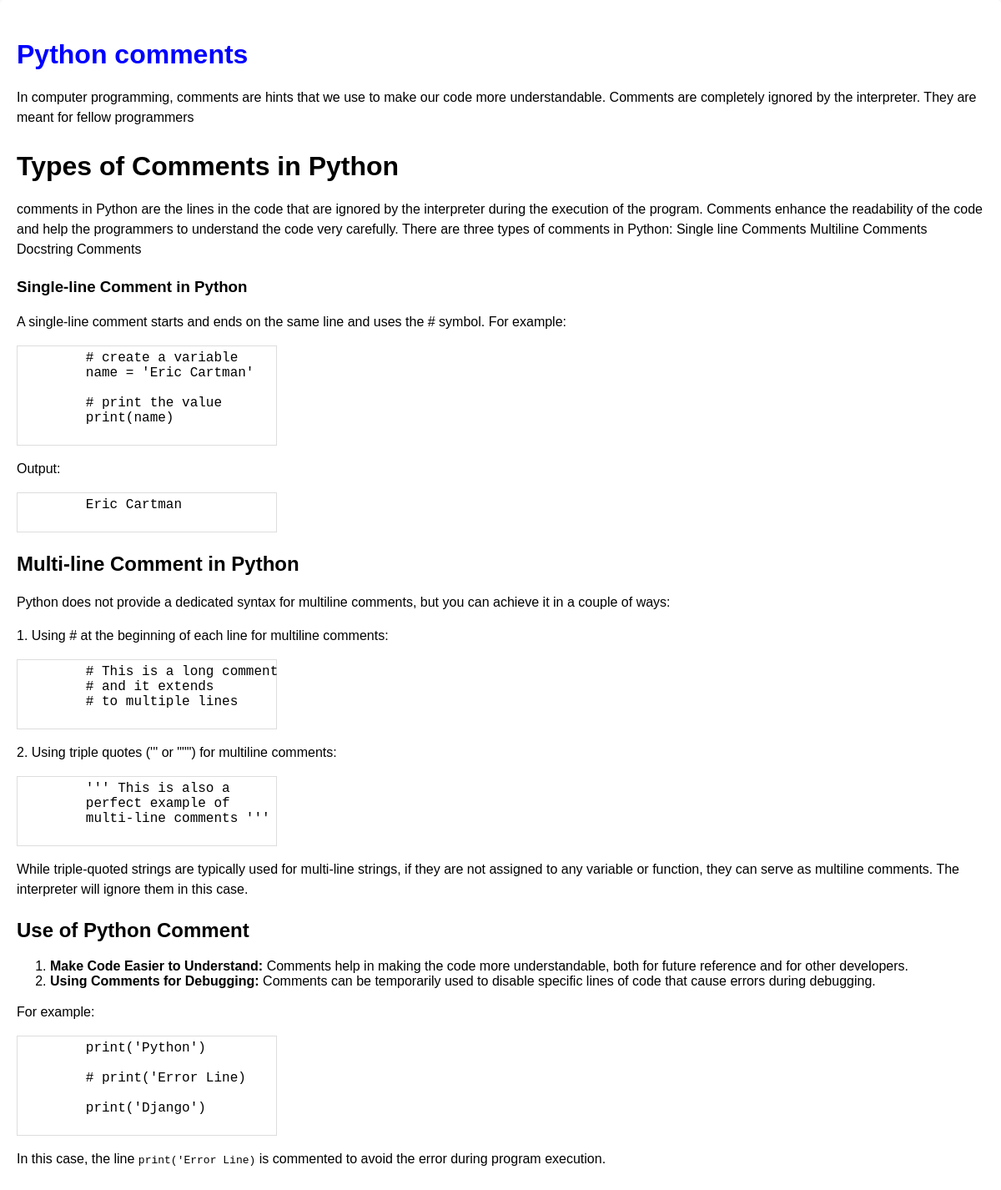
The app's page /members/details/4/ with its own data.
### members/models.py (models this page shows)
class Member(models.Model):
    topic_name = models.CharField(max_length=555)
    description = models.CharField(max_length=1500, default="Your default description here")

### members/views.py (the view)
# urls.py: path('members/details/<int:id>/', views.details, name='details'),
def details(request, id):
    template_mapping = {
        1: 'intro.html',
        7: 'datatype.html',
        6: 'type.html',
        2: 'variable.html',
        3: 'constant.html',
        4: 'comments.html',
        5: 'datatype.html',
        8: 'inputoutput.html',
    }
    template_name = template_mapping.get(id, 'details.html')
    mymember = get_object_or_404(Member, id=id)
    return render(request, template_name, {'mymember': mymember})

### members/templates/comments.html (shortened to what this page needs)
{%load static%}
<!DOCTYPE html>
<html lang="en">
<head>
    <link rel="stylesheet"  href="{% static 'css/comment.css' %}">
</head>
<body>
    <div id="content">
        {% block content %}
        <h1 style="color: blue;">{{ mymember.topic_name }}</h1>
        <p>{{ mymember.description }}</p>
        <h1>Types of Comments in Python</h1>
<p>comments in Python are the lines in the code that are ignored by the interpreter during the execution of the program. Comments enhance the readability of the code and help the programmers to understand the code very carefully.
    There are three types of comments in Python:
    Single line Comments
    Multiline Comments
    Docstring Comments
</p>
    <h3>Single-line Comment in Python</h3>
    <p>A single-line comment starts and ends on the same line and uses the # symbol. For example:</p>
    <pre>
        # create a variable
        name = 'Eric Cartman'
        # print the value
        print(name)
    </pre>
    <p>Output:</p>
    <pre>
        Eric Cartman
    </pre>
    <h2>Multi-line Comment in Python</h2>
    <p>Python does not provide a dedicated syntax for multiline comments, but you can achieve it in a couple of ways:</p>
    <p>1. Using # at the beginning of each line for multiline comments:</p>
    <pre>
        # This is a long comment
        # and it extends
        # to multiple lines
    </pre>
    <p>2. Using triple quotes (''' or """) for multiline comments:</p>
    <pre>
        ''' This is also a
        perfect example of
        multi-line comments '''
    </pre>
    <p>While triple-quoted strings are typically used for multi-line strings, if they are not assigned to any variable or function, they can serve as multiline comments. The interpreter will ignore them in this case.</p>
    <h2>Use of Python Comment</h2>
    <ol>
        <li><strong>Make Code Easier to Understand:</strong> Comments help in making the code more understandable, both for future reference and for other developers.</li>
        <li><strong>Using Comments for Debugging:</strong> Comments can be temporarily used to disable specific lines of code that cause errors during debugging.</li>
    </ol>
    <p>For example:</p>
    <pre>
        print('Python')
        # print('Error Line)
        print('Django')
    </pre>
    <p>In this case, the line <code>print('Error Line)</code> is commented to avoid the error during program execution.</p>
    {% endblock %}
</body>
</html>

### members/static/css/comment.css (style rules this page uses)
body { font-family: Arial, sans-serif; background-color:white; margin: 0; padding: 0; }
#content { padding: 20px; border-radius: 5px; box-shadow: 0 0 10px rgba(0, 0, 0, 0.1); margin: 0 auto; max-width: 100%; }
h1, h2, h3 { color: black; margin-bottom: 10px; line-height: 1.5; }
p { color: black; line-height: 1.5; margin-bottom: 10px; }
pre { font-family: 'Courier New', monospace; background-color: white; border: 1px solid #ddd; padding: 5px; width: 300px; }

### records on screen
Member: topic_name "Python comments", description "In computer programming, comments are hints that we use to make our code more understandable. Comments are completely ignored by the interpreter. They are meant for fellow programmers"
